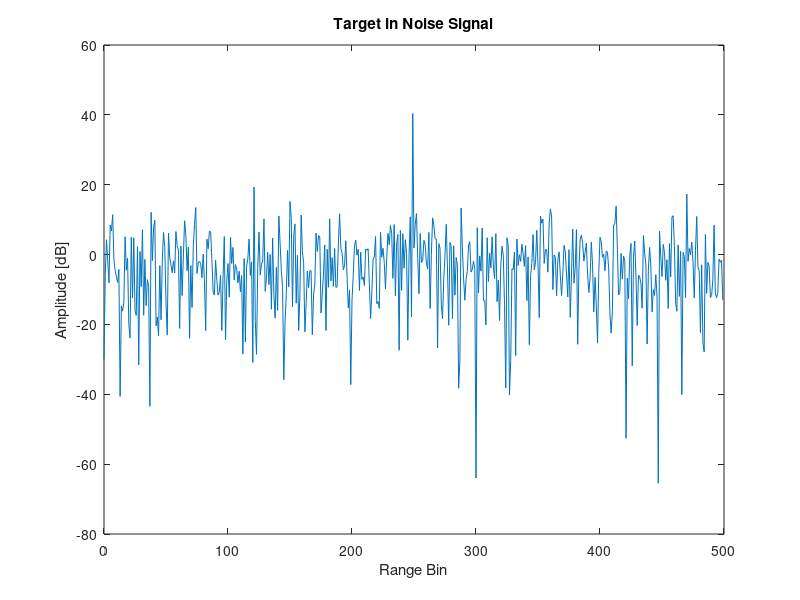

Recreate this plot in MATLAB.
%% File information
% Written by M. Y. Martin (MRTMOG014)
% EEE4022S (2018)
% Target_Gaussian.m: Generate simulated target in Gaussian noise

%% Produce a target in Gaussian noise
% Produce Gaussian noise
D = 500;                                % Data set size
I = randn(1,D);                         % In-phase component
Q = randn(1,D);                         % Quadrature component
GaussianNoise = (I + 1i.*Q)/sqrt(2);	% Produce 1xD matrix of Gaussian noise

% Produce a Gaussian target
SNR_dB = 20;							% SNR in dB
SNR = 10^(SNR_dB/10);					% SNR linear
Target = sqrt(SNR).*(randn(1,1) + 1i.*randn(1,1))/sqrt(2);	% Target data

% Insert target at centre of data
signal = GaussianNoise;
signal(D/2) = signal(D/2) + Target;
signal = signal.^2;

% Plot data (dB)
figure;
n = 0:(D - 1);
plot(n,20*log10(signal));
hold on;
xlabel('Range Bin');
ylabel('Amplitude [dB]');
title('Target in Noise Signal');
SNR_dB = 20;							% SNR in dB
SNR = 10^(SNR_dB/10);                   % SNR linear
Target = sqrt(SNR).*(randn(1,1) + 1i.*randn(1,1))/sqrt(2);	% Target data
